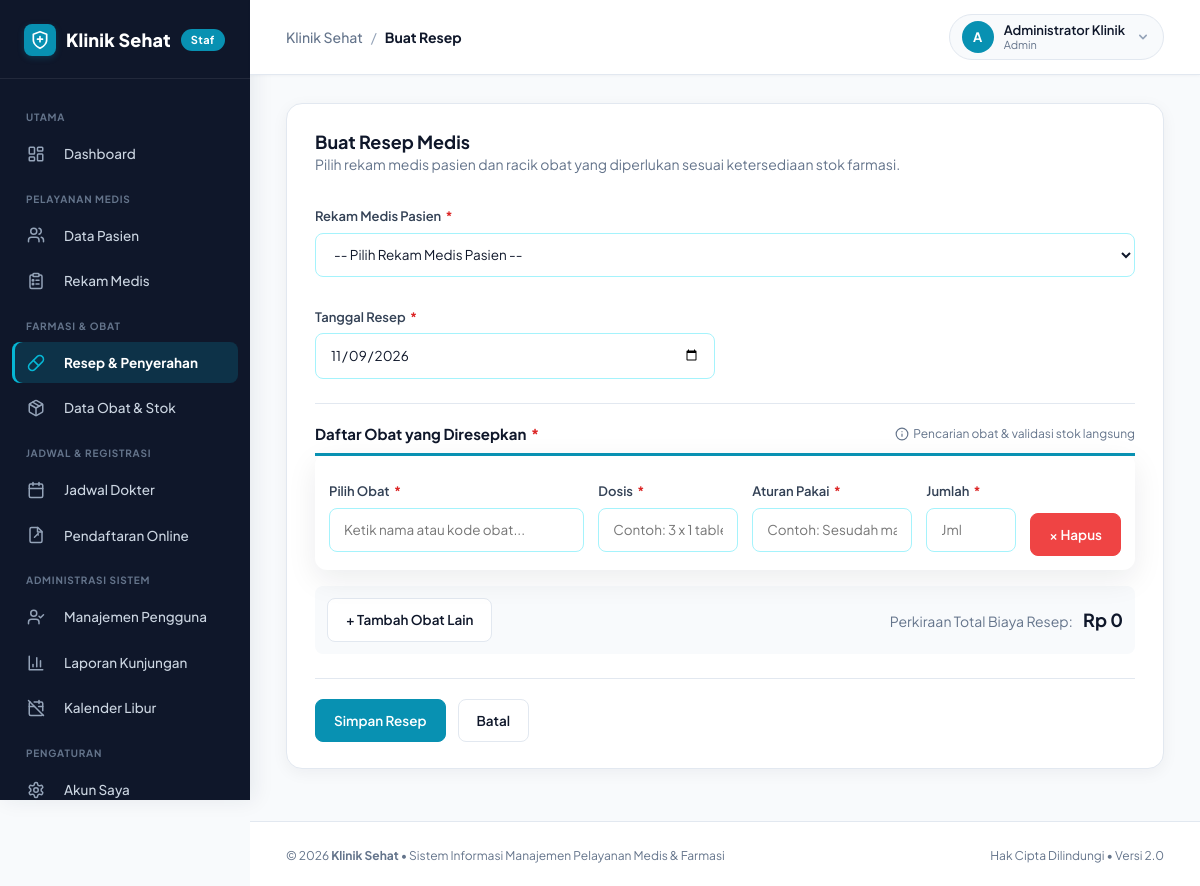
Page /index.php?url=resep/create (signed in) on the committed database.
### tables this page shows
CREATE TABLE users (
    id_user INT AUTO_INCREMENT PRIMARY KEY,
    nama VARCHAR(100) NOT NULL,
    username VARCHAR(50) NOT NULL UNIQUE,
    password VARCHAR(255) NOT NULL,
    role ENUM('admin', 'resepsionis', 'dokter', 'apoteker') NOT NULL DEFAULT 'admin',
    is_active TINYINT(1) NOT NULL DEFAULT 1,
    aktif_mulai DATE NOT NULL,
    aktif_sampai DATE NOT NULL,
    created_at TIMESTAMP DEFAULT CURRENT_TIMESTAMP
);

### controllers/ResepController.php (called while the page is built, shortened)
<?php
class ResepController extends Controller
{
    private $resep;
    public function __construct()
    {
        require_role('admin', 'dokter', 'apoteker');
        $this->resep = new Resep();
    }
    public function create($id_rekam_medis = 0)
    {
        $obat = new Obat();
        $this->view('resep/form', [
            'title'      => 'Buat Resep',
            'rekamMedis' => $this->resep->rekamMedisList($this->doctorId()),
            'obat'       => $obat->all(),
            'terpilih'   => (int) $id_rekam_medis
        ]);
    }
    private function doctorId()
    {
        return has_role('dokter') ? (int) current_user()['id_user'] : null;
    }
}

### index.php (called while the page is built, shortened)
<?php
require_once __DIR__ . '/core/Database.php';
require_once __DIR__ . '/core/Icon.php';
function icon($name, $class = '', $size = 18, $strokeWidth = 2)
{
    return Icon::render($name, $class, $size, $strokeWidth);
}
function e($value)
{
    return htmlspecialchars((string) $value, ENT_QUOTES, 'UTF-8');
}
function route($path = '')
{
    return BASE_URL . '/index.php?url=' . $path;
}
function asset($path)
{
    $file = __DIR__ . '/public/' . $path;
    $version = is_file($file) ? '?v=' . filemtime($file) : '';
    return BASE_URL . '/public/' . $path . $version;
}
function is_logged_in()
{
    return isset($_SESSION['user']);
}
function current_user()
{
    return $_SESSION['user'] ?? null;
}
function has_role(...$roles)
{
    return is_logged_in() && in_array($_SESSION['user']['role'], $roles, true);
}
function require_login()
{
    $stmt = Database::connect()->prepare(
        "SELECT id_user, nama, username, role, is_active, aktif_mulai, aktif_sampai
         FROM users WHERE id_user = ? LIMIT 1"
    );
    $stmt->execute([$_SESSION['user']['id_user']]);
}
function require_role(...$roles)
{
    require_login();
}
function old($key, $default = '')
{
    return $_SESSION['old'][$key] ?? $default;
}
$url = trim($_GET['url'] ?? 'beranda', '/');
$parts = $url === '' ? ['beranda'] : explode('/', $url);
$method = preg_replace('/[^a-zA-Z]/', '', $parts[1] ?? 'index');
$params = array_slice($parts, 2);
$controller = new $class();
call_user_func_array([$controller, $method], $params);

### core/Database.php (called while the page is built, shortened)
<?php
class Database
{
    private static $pdo = null;
    public static function connect()
    {
        if (self::$pdo === null) {
            try {
                $dsn = "mysql:host=" . DB_HOST .
                       ";port=" . DB_PORT .
                       ";dbname=" . DB_NAME .
                       ";charset=utf8mb4";
                self::$pdo = new PDO(
                    $dsn,
                    DB_USER,
                    DB_PASS,
                    [
                        PDO::ATTR_ERRMODE => PDO::ERRMODE_EXCEPTION,
                        PDO::ATTR_DEFAULT_FETCH_MODE => PDO::FETCH_ASSOC,
                        PDO::ATTR_EMULATE_PREPARES => false
                    ]
                );
            } catch (PDOException $e) {
                error_log('Database connection failed: ' . $e->getMessage());
                http_response_code(500);
                die('Layanan sedang tidak tersedia. Silakan coba kembali.');
            }
        }
        return self::$pdo;
    }
}

### views/resep/form.php (the view, shortened to what this page needs)
<?php
require __DIR__ . '/../layouts/header.php';
$oldIdObat = old('id_obat');
$oldDosis = old('dosis');
$oldAturan = old('aturan_pakai');
$oldJumlah = old('jumlah');
$hasOldRows = is_array($oldIdObat) && count($oldIdObat) > 0;
?>
<div class="panel">
    <div class="toolbar" style="margin-bottom: 16px;">
        <div>
            <h2>Buat Resep Medis</h2>
            <p class="muted">Pilih rekam medis pasien dan racik obat yang diperlukan sesuai ketersediaan stok farmasi.</p>
        </div>
    </div>
    <form method="post" action="<?= route('resep/store') ?>" class="staff-form prescription-form" id="form-resep">
        <div class="staff-form-grid">
            <div class="field-wide">
                <label for="id_rekam_medis">Rekam Medis Pasien <span class="required">*</span></label>
                <select id="id_rekam_medis" name="id_rekam_medis" required>
                    <option value="">-- Pilih Rekam Medis Pasien --</option>
                </select>
            </div>
            <div>
                <label for="tanggal_resep">Tanggal Resep <span class="required">*</span></label>
                <input id="tanggal_resep" type="date" name="tanggal_resep" value="<?= e(old('tanggal_resep', date('Y-m-d'))) ?>" required>
            </div>
        </div>
        <div class="prescription-items-section" style="margin-top: 24px;">
            <div style="display: flex; justify-content: space-between; align-items: center; margin-bottom: 12px;">
                <h3 style="margin: 0;">Daftar Obat yang Diresepkan <span class="required">*</span></h3>
                <span class="muted small" style="display: inline-flex; align-items: center; gap: 4px;"><?= icon('info', '', 14) ?> Pencarian obat &amp; validasi stok langsung</span>
            </div>
            <div id="resep-items">
                <?php
                $initialRows = $hasOldRows ? count($oldIdObat) : 1;
                for ($rowIdx = 0; $rowIdx < $initialRows; $rowIdx++):
                    $curDosis = $hasOldRows ? ($oldDosis[$rowIdx] ?? '') : '';
                    $curAturan = $hasOldRows ? ($oldAturan[$rowIdx] ?? '') : '';
                    $curJumlah = $hasOldRows ? ($oldJumlah[$rowIdx] ?? '') : '';
                ?>
                    <div class="resep-row card" style="padding: 14px; margin-bottom: 12px; border: 1px solid var(--border); overflow: visible;">
                        <div class="resep-row-grid">
                            <div class="field-obat">
                                <label>Pilih Obat <span class="required">*</span></label>
                                <div class="searchable-select-wrap">
                                    <input type="text" class="obat-search-input" placeholder="Ketik nama atau kode obat..." autocomplete="off">
                                </div>
                            </div>
                            <div class="field-dosis">
                                <label>Dosis <span class="required">*</span></label>
                                <input type="text" name="dosis[]" value="<?= e($curDosis) ?>" placeholder="Contoh: 3 x 1 tablet" required>
                            </div>
                            <div class="field-aturan">
                                <label>Aturan Pakai <span class="required">*</span></label>
                                <input type="text" name="aturan_pakai[]" value="<?= e($curAturan) ?>" placeholder="Contoh: Sesudah makan" required>
                            </div>
                            <div class="field-jumlah">
                                <label>Jumlah <span class="required">*</span></label>
                                <input type="number" name="jumlah[]" min="1" value="<?= e($curJumlah) ?>" placeholder="Jml" class="jumlah-input" required>
                            </div>
                            <div class="field-hapus" style="align-self: flex-end;">
                                <button type="button" class="btn btn-danger remove-row" title="Hapus baris obat ini">&times; Hapus</button>
                            </div>
                        </div>
                    </div>
                <?php endfor; ?>
            </div>
            <div class="prescription-actions" style="display: flex; justify-content: space-between; align-items: center; margin-top: 14px; padding: 12px; background: #f8fafc; border-radius: 8px;">
                <button type="button" class="btn" id="add-row">+ Tambah Obat Lain</button>
                <div style="text-align: right;">
                    <span class="muted">Perkiraan Total Biaya Resep:</span>
                    <strong id="estimasi-total" style="font-size: 18px; color: var(--primary); margin-left: 8px;">Rp 0</strong>
                </div>
            </div>
        </div>
        <div class="form-actions" style="margin-top: 24px;">
            <button type="submit" class="btn btn-primary" id="btn-submit-resep">Simpan Resep</button>
            <a class="btn" href="<?= route('resep') ?>">Batal</a>
        </div>
    </form>
</div>
<?php require __DIR__ . '/../layouts/footer.php'; ?>

### views/layouts/header.php (shortened to what this page needs)
<?php
$user = current_user();
$rawUrl = trim($_GET['url'] ?? 'dashboard', '/');
$urlSegments = explode('/', $rawUrl);
$activePage = $urlSegments[0] ?? 'dashboard';
?>
<!DOCTYPE html>
<html lang="id">
<head>
    <link rel="stylesheet" href="<?= asset('css/style.css') ?>">
</head>
<body>
<div class="layout">
    <aside class="sidebar" id="sidebar">
        <div class="brand">
            <a href="<?= route('dashboard') ?>" class="brand-link">
                <span class="brand-badge-icon"><?= icon('shield-plus', '', 20) ?></span>
                <span class="brand-title">Klinik Sehat</span>
                <span class="brand-ribbon">Staf</span>
            </a>
        </div>
        <nav>
            <div class="nav-section-label">UTAMA</div>
            <a href="<?= route('dashboard') ?>" class="<?= $activePage === 'dashboard' ? 'active' : '' ?>" <?= $activePage === 'dashboard' ? 'aria-current="page"' : '' ?>>
                <span class="nav-icon"><?= icon('layout-dashboard') ?></span> Dashboard
            </a>
            <?php if (has_role('admin', 'dokter', 'resepsionis')): ?>
                <div class="nav-section-label">PELAYANAN MEDIS</div>
                <a href="<?= route('pasien') ?>" class="<?= $activePage === 'pasien' ? 'active' : '' ?>" <?= $activePage === 'pasien' ? 'aria-current="page"' : '' ?>>
                    <span class="nav-icon"><?= icon('users') ?></span> Data Pasien
                </a>
            <?php endif; ?>
            <?php if (has_role('admin', 'dokter')): ?>
                <a href="<?= route('rekam_medis') ?>" class="<?= $activePage === 'rekam_medis' ? 'active' : '' ?>" <?= $activePage === 'rekam_medis' ? 'aria-current="page"' : '' ?>>
                    <span class="nav-icon"><?= icon('clipboard-list') ?></span> Rekam Medis
                </a>
            <?php endif; ?>
            <?php if (has_role('admin', 'dokter', 'apoteker')): ?>
                <div class="nav-section-label">FARMASI &amp; OBAT</div>
                <a href="<?= route('resep') ?>" class="<?= $activePage === 'resep' ? 'active' : '' ?>" <?= $activePage === 'resep' ? 'aria-current="page"' : '' ?>>
                    <span class="nav-icon"><?= icon('pill') ?></span> Resep &amp; Penyerahan
                </a>
                <a href="<?= route('obat') ?>" class="<?= $activePage === 'obat' ? 'active' : '' ?>" <?= $activePage === 'obat' ? 'aria-current="page"' : '' ?>>
                    <span class="nav-icon"><?= icon('package') ?></span> Data Obat &amp; Stok
                </a>
            <?php endif; ?>
            <?php if (has_role('admin', 'dokter', 'resepsionis')): ?>
                <div class="nav-section-label">JADWAL &amp; REGISTRASI</div>
                <a href="<?= route('jadwal') ?>" class="<?= $activePage === 'jadwal' ? 'active' : '' ?>" <?= $activePage === 'jadwal' ? 'aria-current="page"' : '' ?>>
                    <span class="nav-icon"><?= icon('calendar') ?></span> Jadwal Dokter
                </a>
            <?php endif; ?>
            <?php if (has_role('admin', 'resepsionis')): ?>
                <a href="<?= route('pendaftaran/verifikasi') ?>" class="<?= $activePage === 'pendaftaran' ? 'active' : '' ?>" <?= $activePage === 'pendaftaran' ? 'aria-current="page"' : '' ?>>
                    <span class="nav-icon"><?= icon('file-signature') ?></span> Pendaftaran Online
                </a>
            <?php endif; ?>
            <?php if (has_role('admin')): ?>
                <div class="nav-section-label">ADMINISTRASI SISTEM</div>
                <a href="<?= route('pengguna') ?>" class="<?= $activePage === 'pengguna' ? 'active' : '' ?>" <?= $activePage === 'pengguna' ? 'aria-current="page"' : '' ?>>
                    <span class="nav-icon"><?= icon('user-check') ?></span> Manajemen Pengguna
                </a>
                <a href="<?= route('laporan') ?>" class="<?= $activePage === 'laporan' ? 'active' : '' ?>" <?= $activePage === 'laporan' ? 'aria-current="page"' : '' ?>>
                    <span class="nav-icon"><?= icon('bar-chart-3') ?></span> Laporan Kunjungan
                </a>
                <a href="<?= route('hari_libur') ?>" class="<?= $activePage === 'hari_libur' ? 'active' : '' ?>" <?= $activePage === 'hari_libur' ? 'aria-current="page"' : '' ?>>
                    <span class="nav-icon"><?= icon('calendar-off') ?></span> Kalender Libur
                </a>
            <?php endif; ?>
            <div class="nav-section-label">PENGATURAN</div>
            <a href="<?= route('akun') ?>" class="<?= $activePage === 'akun' ? 'active' : '' ?>" <?= $activePage === 'akun' ? 'aria-current="page"' : '' ?>>
                <span class="nav-icon"><?= icon('settings') ?></span> Akun Saya
            </a>
        </nav>
    </aside>
    <div class="main-wrapper">
        <header class="top-navbar">
            <div class="top-nav-left">
                <div class="breadcrumb-trail">
                    <span class="breadcrumb-app">Klinik Sehat</span>
                    <span class="breadcrumb-separator">/</span>
                    <span class="breadcrumb-current"><?= e($title ?? 'Dashboard') ?></span>
                </div>
            </div>
            <div class="top-nav-right">
                <div class="user-profile-menu">
                    <button type="button" class="profile-trigger-btn" id="user-menu-btn" aria-expanded="false" aria-haspopup="true">
                        <span class="avatar-circle"><?= strtoupper(substr($user['nama'], 0, 1)) ?></span>
                        <div class="user-meta">
                            <span class="user-display-name"><?= e($user['nama']) ?></span>
                            <span class="user-display-role"><?= e(ucfirst($user['role'])) ?></span>
                        </div>
                        <svg class="dropdown-chevron" width="16" height="16" fill="currentColor" viewBox="0 0 20 20">
                            <path fill-rule="evenodd" d="M5.293 7.293a1 1 0 011.414 0L10 10.586l3.293-3.293a1 1 0 111.414 1.414l-4 4a1 1 0 01-1.414 0l-4-4a1 1 0 010-1.414z" clip-rule="evenodd"/>
                        </svg>
                    </button>
                </div>
            </div>
        </header>
        <main class="content-body">

### rows in the picture
users: nama "A", nama "Administrator Klinik", role "Admin"

### other values in the picture
$title "Buat Resep"
